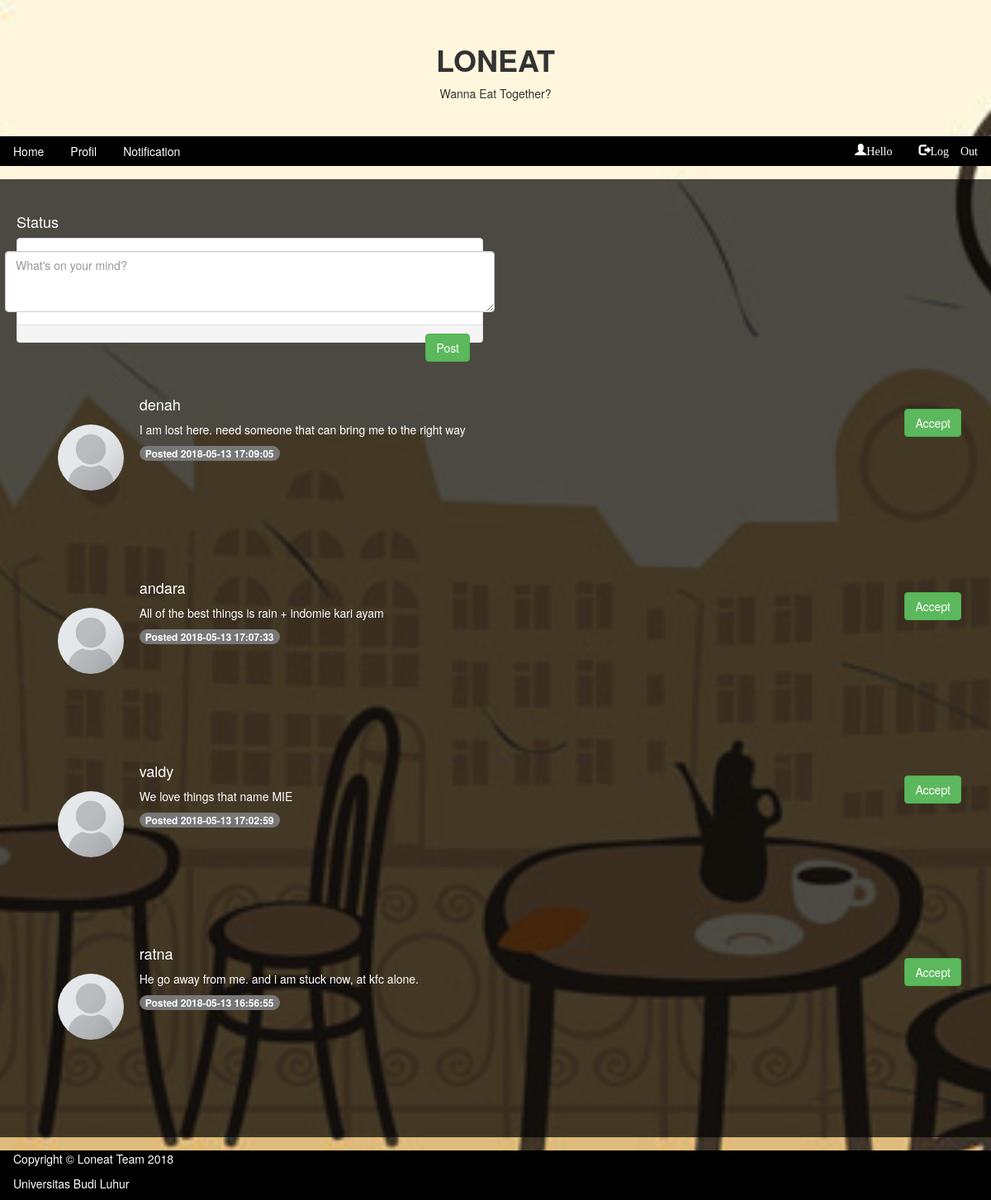
Before: /index.php/welcome/after with the older database file.
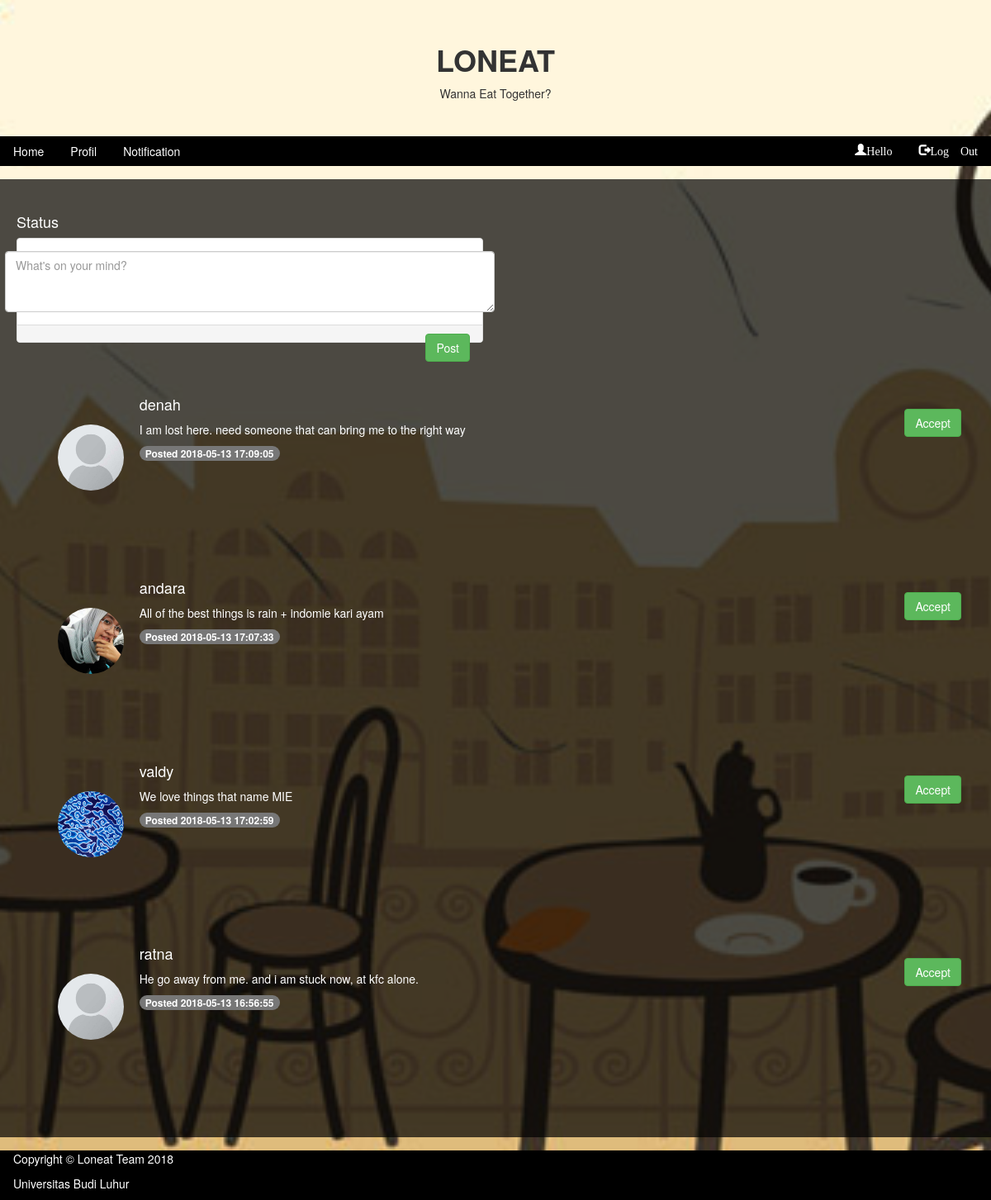
After: the same page with the newer database file.
### tables this page shows
CREATE TABLE `status` (
  `status_id` int(11) NOT NULL AUTO_INCREMENT,
  `user_id` varchar(255) DEFAULT NULL,
  `status` varchar(255) DEFAULT NULL,
  `user_name` varchar(50) DEFAULT NULL,
  `date` timestamp NULL DEFAULT NULL,
  PRIMARY KEY (`status_id`)
);

CREATE TABLE `user` (
  `user_id` int(11) NOT NULL AUTO_INCREMENT,
  `user_name` varchar(50) NOT NULL,
  `user_email` varchar(50) NOT NULL,
  `user_password` varchar(50) NOT NULL,
  `user_mobile` varchar(20) NOT NULL DEFAULT '0',
  `tgl_lahir` date DEFAULT NULL,
  `nama` varchar(255) DEFAULT NULL,
  `food` varchar(255) DEFAULT NULL,
  `alamat` varchar(255) DEFAULT NULL,
  `age` int(3) DEFAULT NULL,
  `allergy` varchar(255) DEFAULT NULL,
  `id_ktp` varchar(255) DEFAULT NULL,
  `picture` varchar(255) DEFAULT 'pp0.jpg',
  PRIMARY KEY (`user_id`)
);

### application/controllers/Welcome.php (called while the page is built, shortened)
<?php
class welcome extends CI_Controller {
	 public function __construct() {
		$this->load->model('user_model');
	}
	public function after()
	{
		$allstatus = $this->user_model->getstatus();
		$nama = $this->session->user_name;
		$hp = $this->session->user_mobile;
		$id = $this->session->user_id;
		$data['user_name']=$nama;
		$data['user_mobile']=$hp;
		$data['user_id']=$id;
		$data['tampilstatus'] = $allstatus;
		$this->load->view('afterlogin',$data);
	}
}

### index.php (called while the page is built, shortened)
<?php
require_once BASEPATH.'core/CodeIgniter.php';

### application/models/User_model.php (called while the page is built, shortened)
<?php
class user_model extends CI_model{
public function getstatus(){
    $result = $this->db->query("select a.status_id, status, a.user_name, date, picture
    from status a, user b where a.user_name=b.user_name order by status_id desc");
		return $result->result();
  }
}
?>

### application/views/afterlogin.php (the view, shortened to what this page needs)
<!DOCTYPE html>
<html>
<link rel="stylesheet" href="<?php blink('assets/css/w3.css')?>">
<link rel="stylesheet" href="<?php blink('assets/css/bootstrap.css')?>">
<link rel="stylesheet" href="<?php blink('assets/css/bootstrap-min.css')?>">
<body>
<div class="w3-content" style="max-width:1400px">
<header class="w3-container w3-center w3-padding-32">
  <h1><b>LONEAT</b></h1>
  <p>Wanna Eat Together?</p>
</header>
<div class="w3-bar w3-black">
  <a href="<?php blink('welcome/after')?>" class="w3-bar-item w3-button w3-mobile">Home</a>
  <a href="<?php blink('welcome/tampilprofil')?>" class="w3-bar-item w3-button w3-mobile">Profil</a>
  <a href="<?php blink('welcome/tampilnotif')?>" class="w3-bar-item w3-button w3-mobile">Notification</a>
  <div class="w3-right">
  <span class="glyphicon glyphicon-user w3-bar-item w3-button w3-mobile username username-hide-mobile">Hello <?php echo $user_name; ?></span>
  <a href="<?php blink('welcome')?>" class="glyphicon glyphicon-log-out w3-bar-item w3-button w3-mobile">Log Out</a>
  </div>
</div>
	<link href="http://maxcdn.bootstrapcdn.com/font-awesome/4.1.0/css/font-awesome.min.css" rel="stylesheet">
<div class="w3-margin-top w3-container w3-padding-32" style="background: rgb(0, 0, 0); background: rgba(0, 0, 0, 0.7); color: white;
padding: 20px;">
            <form class="form-horizontal" role="Inserform" method="post" action="<?php echo base_url('user/update_status'); ?>">
                <h4>Status</h4>
	<div class="row">
		          <div class="col-md-6">
      <div class="panel panel-default">
              <div class="form-group">
                <textarea type="text" class="form-control" name="status" required maxlength="100" id="status" rows="3" placeholder="What's on your mind?"></textarea>
              </div>
                <div class="panel-footer">
                  <div class="pull-right">
                    <button type="submit" class="btn btn-success" >Post</button>
                  </div>
                </div>
            </div>
          </div>
          </div>
<table class="table table-hover">
                              <?php if(isset($tampilstatus)){?>
                                                         <tbody>
                                                         	 <?php foreach($tampilstatus as $data){ ?>
                                <div class="w3-container w3-padding-32" style="padding-bottom:5%; width:100%">
                                    <div class="col-md-12">
                                      <div class="row">
                                        <div class="column" style="padding:3%;">
                                        <img src="<?php blink();?>images/picture/<?php echo $data->picture; ?>" height="80px"
                                          width="80px" style="border-radius: 50%; margin-top:10px" class="img-rounded" alt="Profile Picture">
                                        </div>
                                            <div class="column" style="padding-left:auto; max-width:1900px; min-width:500px;">
                                              <div class="row">
                                                  <h4><?php echo $data->user_name;?></h4>
                                              </div>
                                              <div class="row">
                                                  <p><?php echo $data->status;?></p>
                                              </div>
                                                            <div class="row">
                                                                <span class="badge">Posted <?php echo $data->date;?></span>
                                                            </div>
                                              </div>
                                              <div class="column" style="margin-top:25px; margin-left:auto;">
                                                  <div class="pull-right">
                                                                    <?php if($data->user_name != $user_name ) {?>
                                                                      <a href="<?php blink('user/acc/'.$data->status_id.'')?>" class="btn btn-success">Accept </a>
                                                                    <?php } else {?>
                                                                    <a href="<?php blink('user/deletestatus/'.$data->status_id.'')?>" class="btn btn-danger">Delete</a>
                                                                    <?php } ?>
                                                  </div>
                                              </div>
                                        </div>
                                      </div>
																  </div>
                                                         </tbody>
														 <?php } }?>
</table>
</div>
<footer class="w3-container w3-padding-30 w3-margin-top" style="background: rgb(0, 0, 0); background: rgba(0, 0, 0); color: white;">
  <p>Copyright &copy; Loneat Team 2018</p>
  <p>Universitas Budi Luhur</p>
</footer>
</body>
</html>

### application/helpers/main_helper.php
<?php
function blink($link='')
{
    echo base_url($link);
}

### assets/css/w3.css (style rules this page uses)
html { box-sizing:border-box }
*,*:before,*:after { box-sizing:inherit }
html { -ms-text-size-adjust:100%;-webkit-text-size-adjust:100% }
body { margin:0 }
article,aside,details,figcaption,figure,footer,header,main,menu,nav,section,summary { display:block }
a { background-color:transparent;-webkit-text-decoration-skip:objects }
img { border-style:none }
button,input,select,textarea { font:inherit;margin:0 }
button,input { overflow:visible }
button,select { text-transform:none }
button,html [type=button],[type=reset],[type=submit] { -webkit-appearance:button }
textarea { overflow:auto }
html,body { font-family:Verdana,sans-serif;font-size:15px;line-height:1.5 }
html { overflow-x:hidden }
h1 { font-size:36px }
h4 { font-size:20px }
h1,h2,h3,h4,h5,h6 { font-family:"Segoe UI",Arial,sans-serif;font-weight:400;margin:10px 0 }
img { vertical-align:middle }
a { color:inherit }
.w3-btn,.w3-button { border:none;display:inline-block;padding:8px 16px;vertical-align:middle;overflow:hidden;text-decoration:none;color:inherit;background-color:inherit;text-align:center;cursor:pointer;white-space:nowrap }
.w3-btn,.w3-button { -webkit-touch-callout:none;-webkit-user-select:none;-khtml-user-select:none;-moz-user-select:none;-ms-user-select:none;user-select:none }
.w3-bar { width:100%;overflow:hidden }
.w3-bar .w3-bar-item { padding:8px 16px;float:left;width:auto;border:none;display:block;outline:0 }
.w3-bar .w3-button { white-space:normal }
.w3-container:after,.w3-container:before,.w3-panel:after,.w3-panel:before,.w3-row:after,.w3-row:before,.w3-row-padding:after,.w3-row-padding:before, .w3-cell-row:before,.w3-cell-row:after,.w3-clear:after,.w3-clear:before,.w3-bar:before,.w3-bar:after { content:"";display:table;clear:both }
.w3-content { max-width:980px;margin:auto }
.w3-container,.w3-panel { padding:0.01em 16px }
.w3-center { text-align:center!important }
.w3-margin-top { margin-top:16px!important }
.w3-padding-32 { padding-top:32px!important;padding-bottom:32px!important }
.w3-right { float:right!important }
.w3-black,.w3-hover-black:hover { color:#fff!important;background-color:#000!important }

Changed rows visible on the page:
changed through a linked row, status "andara": user.picture: a different picture
changed through a linked row, status "valdy": user.picture: a different picture
